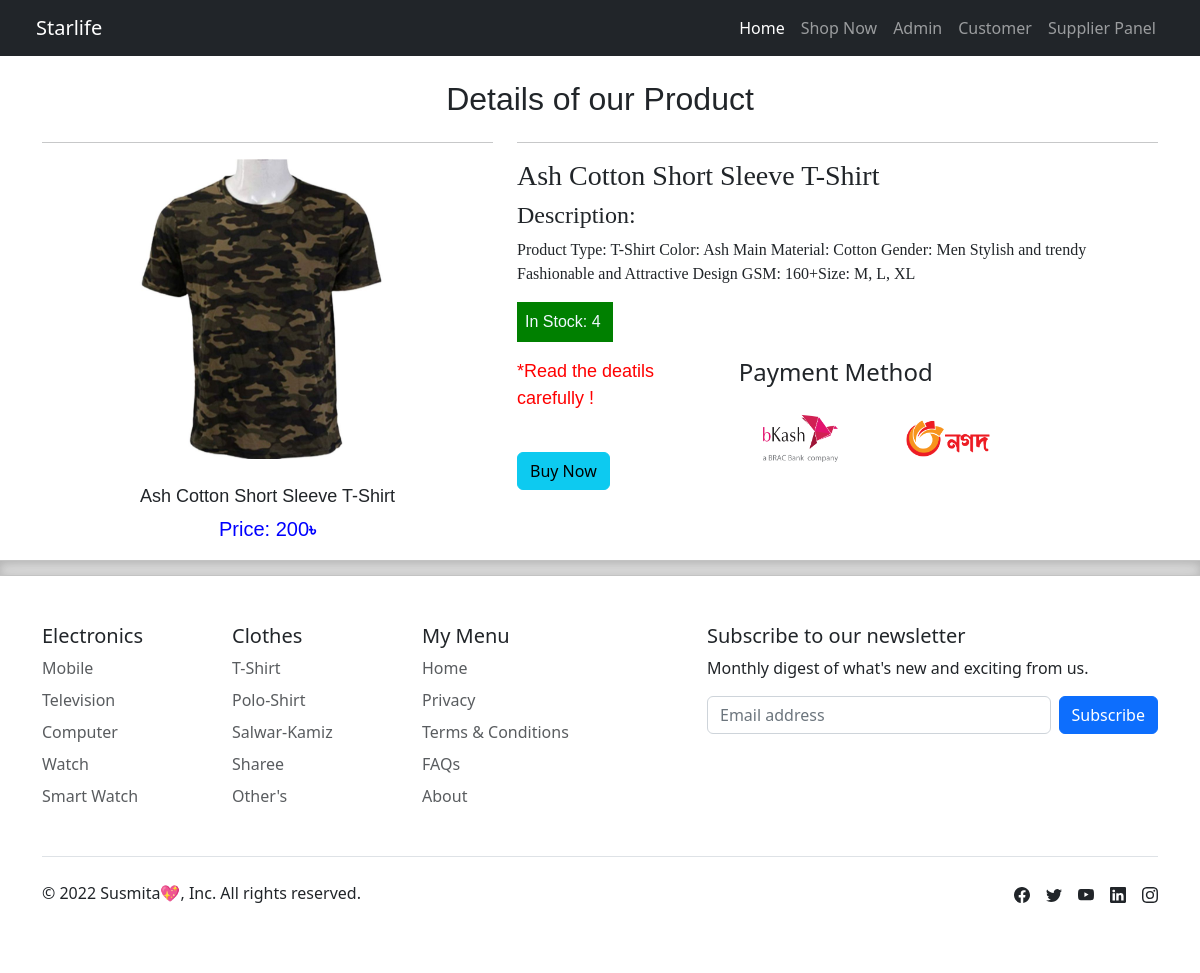
Page /productdetails.php?id=1 on the committed database.
### tables this page shows
CREATE TABLE `products` (
  `product_id` int(100) NOT NULL,
  `product_name` varchar(50) NOT NULL,
  `supplier_id` int(10) NOT NULL,
  `categoryid` int(10) NOT NULL,
  `instock` int(10) NOT NULL,
  `unit` varchar(300) NOT NULL,
  `price` varchar(100) NOT NULL,
  `image` varchar(50) NOT NULL
);

### productdetails.php (the view, shortened to what this page needs)
<!DOCTYPE html>
<html lang="en">
<head>
    <link rel="stylesheet" href="css/bootstrap.min.css">
</head>
<body>
    <?php
    include('connection.php');
    include('header.php');
    $recv = $_REQUEST['id'];
    ?>
    <section id="sec1">
        <div class="container">
            <h2 style="text-align: center;" class="txt1">Details of our Product</h2>
            <div class="row">
                <div class="col-lg-5">
                    <?php
                    $sql = "SELECT * FROM `products` WHERE `product_id`='$recv'";
                    $result = mysqli_query($conn, $sql);
                    while ($row = mysqli_fetch_assoc($result)) {
                        $myimage = $row['image'];
                    ?>
                        <hr>
                        <img src="<?php echo 'images/' . $myimage; ?>" class="rounded mx-auto d-block" height="300" width="300" alt="" srcset="">
                        <p style="text-align: center;font-family:'Gill Sans', 'Gill Sans MT', Calibri, 'Trebuchet MS', sans-serif;font-weight:400; font-size:18px;" class="p-4"><?php echo $row['product_name']; ?></p>
                        <p class="pprice">Price: <?php echo $row['price']; ?><span style="font-size: 18px;font-weight:bold">৳</span></p>
                </div>
                <div class="col-lg-7">
                    <hr>
                    <h3 style="font-family: 'Gill Sans';"><?php echo $row['product_name']; ?></h3>
                    <h4 style="font-family: 'Gill Sans';">Description:</h4>
                    <p style="font-family: 'Gill Sans';"><?php echo $row['unit']; ?></p>
                    <?php
                        $instock =  $row['instock'];
                        if ($instock <= 0) {
                    ?>
                        <p style="background-color: red; font-size:30px; color:aliceblue; width:45%;font-family:'Gill Sans', 'Gill Sans MT', Calibri, 'Trebuchet MS', sans-serif;" class="p-3">Out of the stock..!! </p>
                        <div class="row">
                            <div class="col-lg-8">
                                <h4>Payment Method</h4>
                                <div class="row">
                                    <div class="col-lg-4">
                                        <img src="webimage/bkash.png" class=" img-fluid" alt="" srcset="">
                                    </div>
                                    <div class="col-lg-4">
                                        <img src="webimage/nagad.png" class=" img-fluid" alt="" srcset="">
                                    </div>
                                </div>
                            </div>
                        </div>
                    <?php
                        }
                        else {
                    ?>
                        <p style="background-color: green; color:aliceblue; width:15%;font-family:'Gill Sans', 'Gill Sans MT', Calibri, 'Trebuchet MS', sans-serif;" class="p-2">In Stock: <?php echo $instock; ?></p>
                        <div class="row">
                            <div class="col-lg-4">
                                <p class="txt2">
                                    *Read the deatils carefully !
                                </p> <br>
                                <a href="http://localhost/All_Code/ecommerce_system/cart/3cart.php?id=<?php echo $row['product_id']; ?>" class="btn btn-info">Buy Now</a>
                            </div>
                            <div class="col-lg-8">
                                <h4>Payment Method</h4>
                                <div class="row">
                                    <div class="col-lg-4">
                                        <img src="webimage/bkash.png" class="p-2 img-fluid" alt="" srcset="">
                                    </div>
                                    <div class="col-lg-4">
                                        <img src="webimage/nagad.png" class="p-2 img-fluid" alt="" srcset="">
                                    </div>
                                </div>
                            </div>
                        </div>
                    <?php
                        }
                    ?>
                </div>
            <?php
                    }
            ?>
            </div>
        </div>
    </section>
    <?php include('footer.php'); ?>
</body>
</html>

### productdetails.php (style rules this page uses)
.txt1 { padding-top: 80px; font-family: 'Gill Sans', 'Gill Sans MT', Calibri, 'Trebuchet MS', sans-serif; }
.txt2 { font-size: 18px; font-family: 'Gill Sans', 'Gill Sans MT', Calibri, 'Trebuchet MS', sans-serif; color: red; }
.pprice { text-align: center; font-family: 'Gill Sans', 'Gill Sans MT', Calibri, 'Trebuchet MS', sans-serif; font-weight: 500; font-size: 20px; margin-top: -36px; color: blue; }

### rows in the picture
products: image (picture), product_name "Ash Cotton Short Sleeve T-Shirt", price "200", unit "Product Type: T-Shirt Color: Ash Main Material: Cotton Gender: Men Stylish and trendy Fashionable and Attractive Design GSM: 160+Size: M, L, XL", instock "4"

### other values in the picture
$brandName "Starlife"
$authorName "Susmita"
